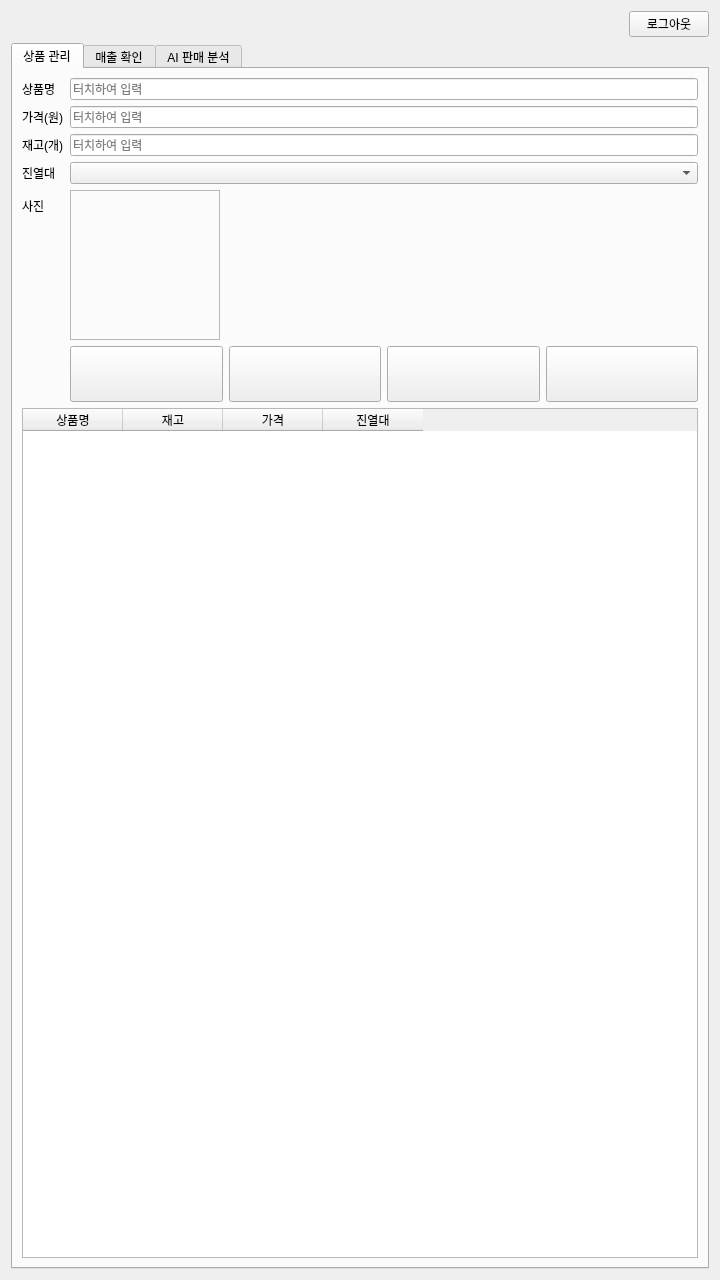
<?xml version="1.0" encoding="UTF-8"?>
<ui version="4.0">
 <class>Admin</class>
 <widget class="QWidget" name="Admin">
  <property name="geometry">
   <rect>
    <x>0</x>
    <y>0</y>
    <width>720</width>
    <height>1280</height>
   </rect>
  </property>
  <layout class="QVBoxLayout" name="verticalLayout">
   <item>
    <layout class="QHBoxLayout" name="horizontalLayout">
     <item>
      <widget class="QLabel" name="lblWelcome">
       <property name="styleSheet">
        <string notr="true">font-size: 22px; font-weight: bold;</string>
       </property>
      </widget>
     </item>
     <item>
      <spacer name="horizontalSpacer">
       <property name="orientation">
        <enum>Qt::Horizontal</enum>
       </property>
       <property name="sizeHint" stdset="0">
        <size>
         <width>0</width>
         <height>0</height>
        </size>
       </property>
      </spacer>
     </item>
     <item>
      <widget class="QPushButton" name="btnLogout">
       <property name="text">
        <string>로그아웃</string>
       </property>
      </widget>
     </item>
    </layout>
   </item>
   <item>
    <widget class="QTabWidget" name="tabWidget">
     <property name="currentIndex">
      <number>0</number>
     </property>
     <widget class="QWidget" name="tabProduct">
      <attribute name="title">
       <string>상품 관리</string>
      </attribute>
      <layout class="QVBoxLayout" name="verticalLayout_2" stretch="0,1">
       <item>
        <layout class="QFormLayout" name="formLayout">
         <item row="0" column="0">
          <widget class="QLabel" name="lblName">
           <property name="text">
            <string>상품명</string>
           </property>
          </widget>
         </item>
         <item row="0" column="1">
          <widget class="QLineEdit" name="editName">
           <property name="placeholderText">
            <string>터치하여 입력</string>
           </property>
          </widget>
         </item>
         <item row="1" column="0">
          <widget class="QLabel" name="lblPrice">
           <property name="text">
            <string>가격(원)</string>
           </property>
          </widget>
         </item>
         <item row="1" column="1">
          <widget class="QLineEdit" name="editPrice">
           <property name="placeholderText">
            <string>터치하여 입력</string>
           </property>
          </widget>
         </item>
         <item row="2" column="0">
          <widget class="QLabel" name="lblStock">
           <property name="text">
            <string>재고(개)</string>
           </property>
          </widget>
         </item>
         <item row="2" column="1">
          <widget class="QLineEdit" name="editStock">
           <property name="placeholderText">
            <string>터치하여 입력</string>
           </property>
          </widget>
         </item>
         <item row="3" column="0">
          <widget class="QLabel" name="lblShelf">
           <property name="text">
            <string>진열대</string>
           </property>
          </widget>
         </item>
         <item row="3" column="1">
          <widget class="QComboBox" name="comboShelf"/>
         </item>
         <item row="4" column="0">
          <widget class="QLabel" name="lblPhoto">
           <property name="text">
            <string>사진</string>
           </property>
          </widget>
         </item>
         <item row="4" column="1">
          <widget class="QLabel" name="lblImage">
           <property name="minimumSize">
            <size>
             <width>150</width>
             <height>150</height>
            </size>
           </property>
           <property name="maximumSize">
            <size>
             <width>150</width>
             <height>150</height>
            </size>
           </property>
           <property name="cursor">
            <cursorShape>PointingHandCursor</cursorShape>
           </property>
           <property name="frameShape">
            <enum>QFrame::StyledPanel</enum>
           </property>
           <property name="alignment">
            <set>Qt::AlignCenter</set>
           </property>
          </widget>
         </item>
         <item row="5" column="1">
          <layout class="QHBoxLayout" name="horizontalLayout_2">
           <item>
            <widget class="QPushButton" name="btnAdd">
             <property name="minimumSize">
              <size>
               <width>64</width>
               <height>56</height>
              </size>
             </property>
             <property name="toolTip">
              <string>상품 추가</string>
             </property>
             <property name="accessibleName">
              <string>상품 추가</string>
             </property>
            </widget>
           </item>
           <item>
            <widget class="QPushButton" name="btnEdit">
             <property name="minimumSize">
              <size>
               <width>64</width>
               <height>56</height>
              </size>
             </property>
             <property name="toolTip">
              <string>선택 상품 수정</string>
             </property>
             <property name="accessibleName">
              <string>선택 상품 수정</string>
             </property>
            </widget>
           </item>
           <item>
            <widget class="QPushButton" name="btnReset">
             <property name="minimumSize">
              <size>
               <width>64</width>
               <height>56</height>
              </size>
             </property>
             <property name="toolTip">
              <string>새로 입력</string>
             </property>
             <property name="accessibleName">
              <string>새로 입력</string>
             </property>
            </widget>
           </item>
           <item>
            <widget class="QPushButton" name="btnDel">
             <property name="minimumSize">
              <size>
               <width>64</width>
               <height>56</height>
              </size>
             </property>
             <property name="toolTip">
              <string>선택 상품 삭제</string>
             </property>
             <property name="accessibleName">
              <string>선택 상품 삭제</string>
             </property>
            </widget>
           </item>
          </layout>
         </item>
        </layout>
       </item>
       <item>
        <widget class="QTableWidget" name="tableProduct">
         <property name="editTriggers">
          <set>QAbstractItemView::NoEditTriggers</set>
         </property>
         <property name="selectionMode">
          <enum>QAbstractItemView::SingleSelection</enum>
         </property>
         <property name="selectionBehavior">
          <enum>QAbstractItemView::SelectRows</enum>
         </property>
         <attribute name="verticalHeaderVisible">
          <bool>false</bool>
         </attribute>
         <column>
          <property name="text">
           <string>상품명</string>
          </property>
         </column>
         <column>
          <property name="text">
           <string>재고</string>
          </property>
         </column>
         <column>
          <property name="text">
           <string>가격</string>
          </property>
         </column>
         <column>
          <property name="text">
           <string>진열대</string>
          </property>
         </column>
        </widget>
       </item>
      </layout>
     </widget>
     <widget class="QWidget" name="tabSales">
      <attribute name="title">
       <string>매출 확인</string>
      </attribute>
      <layout class="QVBoxLayout" name="verticalLayout_3" stretch="0,0,0,1">
       <item>
        <layout class="QHBoxLayout" name="horizontalLayout_3">
         <item>
          <widget class="QComboBox" name="comboUnit">
           <item>
            <property name="text">
             <string>일별 (날짜 선택)</string>
            </property>
           </item>
           <item>
            <property name="text">
             <string>월별 (월 선택)</string>
            </property>
           </item>
          </widget>
         </item>
         <item>
          <spacer name="horizontalSpacer_2">
           <property name="orientation">
            <enum>Qt::Horizontal</enum>
           </property>
           <property name="sizeHint" stdset="0">
            <size>
             <width>0</width>
             <height>0</height>
            </size>
           </property>
          </spacer>
         </item>
         <item>
          <widget class="QPushButton" name="btnToday">
           <property name="text">
            <string>오늘</string>
           </property>
          </widget>
         </item>
        </layout>
       </item>
       <item>
        <layout class="QHBoxLayout" name="horizontalLayout_4" stretch="0,1,0">
         <item>
          <widget class="QPushButton" name="btnPrev">
           <property name="text">
            <string>◀ 이전</string>
           </property>
          </widget>
         </item>
         <item>
          <widget class="QDateEdit" name="date">
           <property name="minimumSize">
            <size>
             <width>170</width>
             <height>0</height>
            </size>
           </property>
           <property name="alignment">
            <set>Qt::AlignCenter</set>
           </property>
           <property name="readOnly">
            <bool>true</bool>
           </property>
           <property name="buttonSymbols">
            <enum>QAbstractSpinBox::NoButtons</enum>
           </property>
           <property name="displayFormat">
            <string>yyyy-MM-dd</string>
           </property>
          </widget>
         </item>
         <item>
          <widget class="QPushButton" name="btnNext">
           <property name="text">
            <string>다음 ▶</string>
           </property>
          </widget>
         </item>
        </layout>
       </item>
       <item>
        <widget class="QLabel" name="lblSum">
         <property name="styleSheet">
          <string notr="true">font-size: 18px; font-weight: bold;</string>
         </property>
        </widget>
       </item>
       <item>
        <widget class="QSplitter" name="splitter">
         <property name="orientation">
          <enum>Qt::Vertical</enum>
         </property>
         <widget class="Chart" name="chart">
          <property name="minimumSize">
           <size>
            <width>0</width>
            <height>300</height>
           </size>
          </property>
         </widget>
         <widget class="QTabWidget" name="tabWidget_2">
          <property name="currentIndex">
           <number>0</number>
          </property>
          <widget class="QWidget" name="tabDetail">
           <attribute name="title">
            <string>구매 상세 내역</string>
           </attribute>
           <layout class="QVBoxLayout" name="verticalLayout_4">
            <property name="leftMargin">
             <number>0</number>
            </property>
            <property name="topMargin">
             <number>0</number>
            </property>
            <property name="rightMargin">
             <number>0</number>
            </property>
            <property name="bottomMargin">
             <number>0</number>
            </property>
            <item>
             <widget class="QTableWidget" name="tableDetail">
              <property name="editTriggers">
               <set>QAbstractItemView::NoEditTriggers</set>
              </property>
              <property name="selectionBehavior">
               <enum>QAbstractItemView::SelectRows</enum>
              </property>
              <attribute name="verticalHeaderVisible">
               <bool>false</bool>
              </attribute>
              <column>
               <property name="text">
                <string>일시</string>
               </property>
              </column>
              <column>
               <property name="text">
                <string>구매자</string>
               </property>
              </column>
              <column>
               <property name="text">
                <string>상품</string>
               </property>
              </column>
              <column>
               <property name="text">
                <string>수량</string>
               </property>
              </column>
              <column>
               <property name="text">
                <string>금액</string>
               </property>
              </column>
              <column>
               <property name="text">
                <string>결제수단</string>
               </property>
              </column>
             </widget>
            </item>
           </layout>
          </widget>
          <widget class="QWidget" name="tabBuyer">
           <attribute name="title">
            <string>구매자·상품별 합계</string>
           </attribute>
           <layout class="QVBoxLayout" name="verticalLayout_5">
            <property name="leftMargin">
             <number>0</number>
            </property>
            <property name="topMargin">
             <number>0</number>
            </property>
            <property name="rightMargin">
             <number>0</number>
            </property>
            <property name="bottomMargin">
             <number>0</number>
            </property>
            <item>
             <widget class="QTableWidget" name="tableBuyer">
              <property name="editTriggers">
               <set>QAbstractItemView::NoEditTriggers</set>
              </property>
              <property name="selectionBehavior">
               <enum>QAbstractItemView::SelectRows</enum>
              </property>
              <attribute name="verticalHeaderVisible">
               <bool>false</bool>
              </attribute>
              <column>
               <property name="text">
                <string>구매자</string>
               </property>
              </column>
              <column>
               <property name="text">
                <string>상품</string>
               </property>
              </column>
              <column>
               <property name="text">
                <string>수량</string>
               </property>
              </column>
              <column>
               <property name="text">
                <string>금액</string>
               </property>
              </column>
             </widget>
            </item>
           </layout>
          </widget>
         </widget>
        </widget>
       </item>
      </layout>
     </widget>
     <widget class="QWidget" name="tabAi">
      <attribute name="title">
       <string>AI 판매 분석</string>
      </attribute>
      <layout class="QVBoxLayout" name="layoutAi"/>
     </widget>
    </widget>
   </item>
  </layout>
 </widget>
 <customwidgets>
  <customwidget>
   <class>Chart</class>
   <extends>QWidget</extends>
   <header>chart.h</header>
  </customwidget>
 </customwidgets>
 <resources/>
 <connections/>
</ui>
